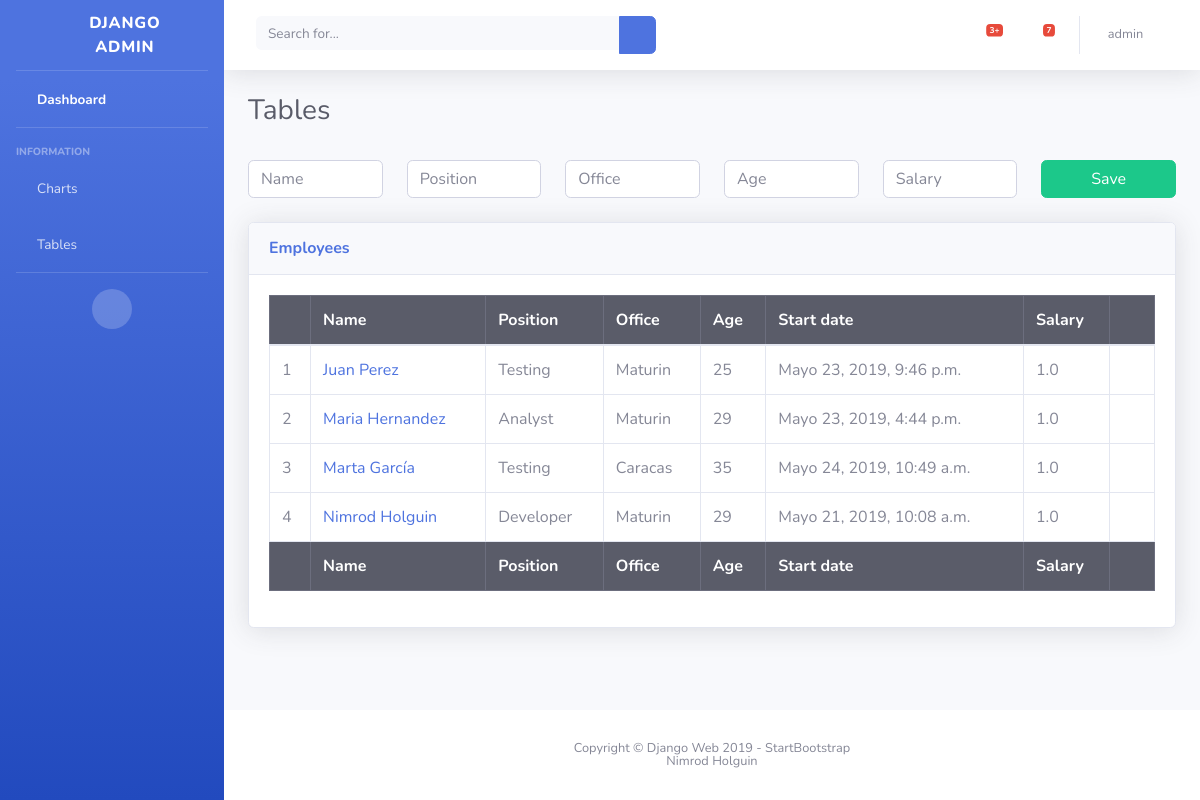
/user/logged_in/table (signed in), run on the app's committed database.
### web/models.py (models this page shows)
class Empleado(models.Model):
    id = models.AutoField(primary_key=True)
    nombre = models.CharField(max_length=200)
    posicion = models.CharField(max_length=200)
    oficina = models.CharField(max_length=200)
    edad = models.IntegerField()
    inicio = models.DateTimeField(default=timezone.now)
    salario = models.FloatField()

### web/views.py (the view)
# urls.py: path('user/logged_in/table', views.table, name='table'),
def table(request):
    if request.method == 'POST':
        form = EmployeeForm(request.POST)
        if form.is_valid():
            form.save()
    else:
        form = EmployeeForm()
    empleados = Empleado.objects.filter(inicio__lte=timezone.now()).order_by('nombre')
    return render(request, 'web/table.html', {'empleados':empleados,'form':EmployeeForm})

### web/templates/web/table.html (shortened to what this page needs)
{% extends 'web/base_home.html' %}
  {% block main %}
    <h1 class="h3 mb-2 text-gray-800">Tables</h1>
    <br />
    <form method="post" enctype="multipart/form-data" >
      <div class="row">
        {% for fields in form %}
          <div class="col">
            {{fields}}
          </div>
        {% endfor %}
        <div class="col">
          <button type="submit" class="btn btn-success btn-block">Save</button>
        </div>
      </div>
    </form>
    <br />
    <div class="card shadow mb-4">
      <div class="card-header py-3">
        <h6 class="m-0 font-weight-bold text-primary">Employees</h6>
      </div>
      <div class="card-body">
        {% if not empleados %}
          <h2>Not data found</h2>
        {% else %}
          <div class="table-responsive">
            <table class="table table-bordered table-hover" id="dataTable" width="100%" cellspacing="0">
              <thead class="table-dark">
                <tr>
                  <th></th>
                  <th>Name</th>
                  <th>Position</th>
                  <th>Office</th>
                  <th>Age</th>
                  <th>Start date</th>
                  <th>Salary</th>
                  <th></th>
                </tr>
              </thead>
              <tfoot class="table-dark">
                <tr>
                  <th></th>
                  <th>Name</th>
                  <th>Position</th>
                  <th>Office</th>
                  <th>Age</th>
                  <th>Start date</th>
                  <th>Salary</th>
                  <th></th>
                </tr>
              </tfoot>
              <tbody>
                {% for emp in empleados %}
                  <tr>
                    <td>{{ forloop.counter }}</td>
                    <td><a href="{% url 'edit_employee' pk=emp.pk %}">{{ emp.nombre }}</a></td>
                    <td>{{ emp.posicion }}</td>
                    <td>{{ emp.oficina }}</td>
                    <td>{{ emp.edad }}</td>
                    <td>{{ emp.inicio }}</td>
                    <td>{{ emp.salario }}</td>
                    <td class="text-center">
                      <a href="{% url 'delete_employee' pk=emp.pk %}"><i class="fas fa-trash-alt text-danger"></i></a>
                    </td>
                  </tr>
                {% endfor %}
              </tbody>
            </table>
          </div>
        {% endif %}
      </div>
    </div>
  {% endblock %}

### web/templates/web/base_home.html (shortened to what this page needs)
{% load staticfiles i18n %}
<!DOCTYPE html>
<html lang="es">
  <head>
    {% block css %}
      <link href="{% static 'vendor/fontawesome-free/css/all.min.css' %}" rel="stylesheet" type="text/css">
      <link href="{% static 'css/sb-admin-2.min.css' %}" rel="stylesheet">
    {% endblock %}
  </head>
  <body id="page-top">
    <div id="wrapper">
      <ul class="navbar-nav bg-gradient-primary sidebar sidebar-dark accordion" id="accordionSidebar">
        <a class="sidebar-brand d-flex align-items-center justify-content-center" href="/user/logged_in/home">
          <div class="sidebar-brand-icon"><i class="fas fa-tasks"></i></div>
          <div class="sidebar-brand-text mx-3">Django Admin</div>
        </a>
        <hr class="sidebar-divider my-0">
        <li class="nav-item active">
          <a class="nav-link" href="/user/logged_in/home"><i class="fas fa-fw fa-tachometer-alt"></i><span>Dashboard</span></a>
        </li>
        <hr class="sidebar-divider">
        <div class="sidebar-heading">Information</div>
        <li class="nav-item">
          <a class="nav-link" href="{% url 'charts' %}"><i class="fas fa-fw fa-chart-area"></i><span>Charts</span></a>
        </li>
        <li class="nav-item">
          <a class="nav-link" href="{% url 'table' %}">
            <i class="fas fa-fw fa-table"></i><span>Tables</span></a>
        </li>
        <hr class="sidebar-divider d-none d-md-block">
        <div class="text-center d-none d-md-inline">
          <button class="rounded-circle border-0" id="sidebarToggle"></button>
        </div>
      </ul>
      <div id="content-wrapper" class="d-flex flex-column">
        <div id="content">
          <nav class="navbar navbar-expand navbar-light bg-white topbar mb-4 static-top shadow">
            <form class="d-none d-sm-inline-block form-inline mr-auto ml-md-3 my-2 my-md-0 mw-100 navbar-search">
              <div class="input-group">
                <input type="text" class="form-control bg-light border-0 small" placeholder="Search for..." aria-label="Search" aria-describedby="basic-addon2">
                <div class="input-group-append">
                  <button class="btn btn-primary" type="button"><i class="fas fa-search fa-sm"></i></button>
                </div>
              </div>
            </form>
            <ul class="navbar-nav ml-auto">
              <li class="nav-item dropdown no-arrow mx-1">
                <a class="nav-link dropdown-toggle" href="#" id="alertsDropdown" role="button" data-toggle="dropdown" aria-haspopup="true" aria-expanded="false">
                  <i class="fas fa-bell fa-fw"></i>
                  <span class="badge badge-danger badge-counter">3+</span>
                </a>
              </li>
              <li class="nav-item dropdown no-arrow mx-1">
                <a class="nav-link dropdown-toggle" href="#" id="messagesDropdown" role="button" data-toggle="dropdown" aria-haspopup="true" aria-expanded="false">
                  <i class="fas fa-envelope fa-fw"></i>
                  <span class="badge badge-danger badge-counter">7</span>
                </a>
              </li>
              <li class="nav-item dropdown no-arrow">
                <a class="nav-link dropdown-toggle" href="#" id="userDropdown" role="button" data-toggle="dropdown" aria-haspopup="true" aria-expanded="false">
                  <span class="mr-2 d-none d-lg-inline text-gray-600 small">{{user.username}}</span>
                  <span style="font-size: 20px; color: Dodgerblue;">
                    <i class="far fa-grin text-success fa-lg"></i>
                  </span>
                </a>
              </li>
            </ul>
          </nav>
          <div class="container-fluid">
            {% block main %}
            {% endblock %}
          </div>
        </div>
        <footer class="sticky-footer bg-white">
          <div class="container my-auto">
            <div class="copyright text-center my-auto">
              <span>Copyright &copy; Django Web 2019 - StartBootstrap</span>
              <br />
              <span>Nimrod Holguin</span>
            </div>
          </div>
        </footer>
      </div>
    </div>
  </body>
</html>

### data on the page
Empleado: nombre "Juan Perez", posicion "Testing", oficina "Maturin", edad "25", inicio "Mayo 23, 2019, 9:46 p.m.", salario "1.0"
Empleado: nombre "Maria Hernandez", posicion "Analyst", oficina "Maturin", edad "29", inicio "Mayo 23, 2019, 4:44 p.m.", salario "1.0"
Empleado: nombre "Marta García", posicion "Testing", oficina "Caracas", edad "35", inicio "Mayo 24, 2019, 10:49 a.m.", salario "1.0"
Empleado: nombre "Nimrod Holguin", posicion "Developer", oficina "Maturin", edad "29", inicio "Mayo 21, 2019, 10:08 a.m.", salario "1.0"

### other printed values
{{ user.username }} "admin"
